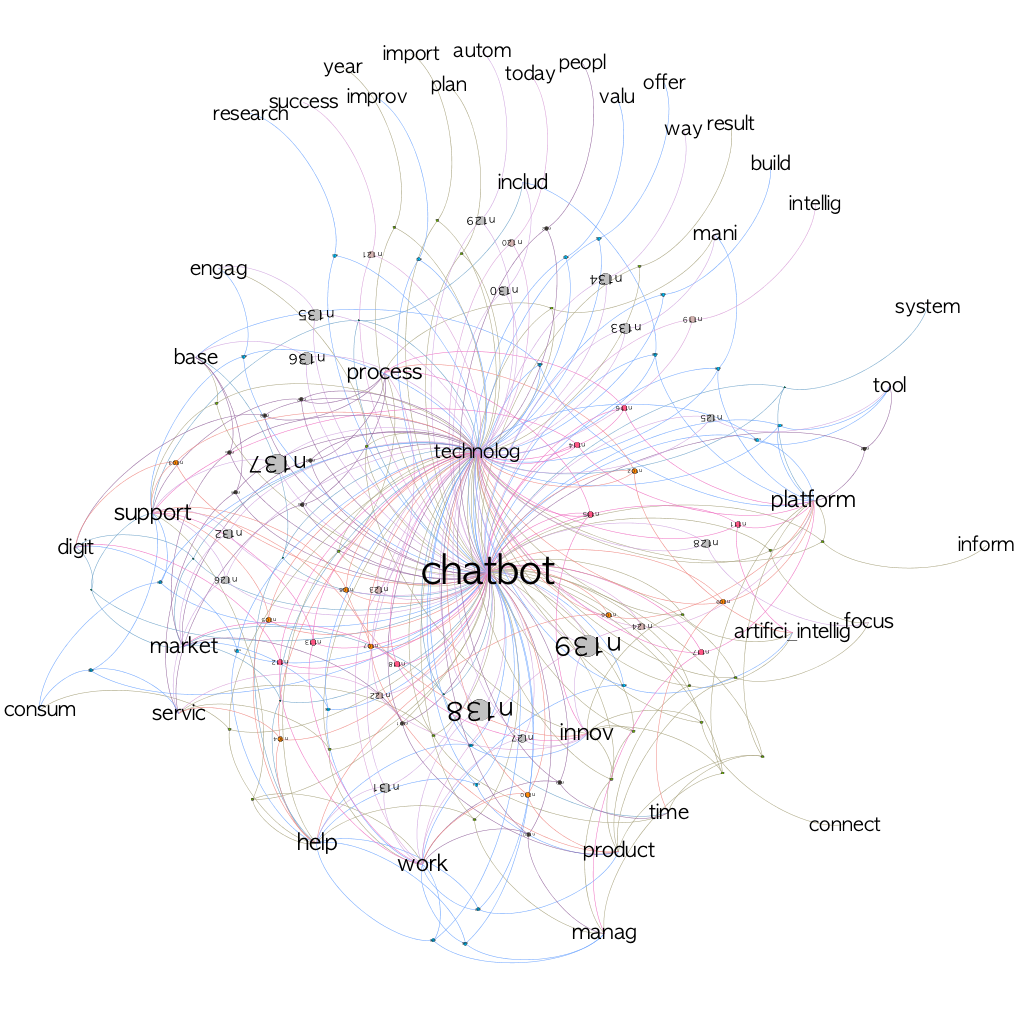

This chart was generated by the following R code:
library(arules)
library(arulesViz)
library(visNetwork)
library(igraph)
tr <- read.transactions("../misun/Desktop/lda_insurtech/data.txt",
                        format = "basket",
                        sep = ",", 
                        cols = NULL)

#rules <- apriori(tr, parameter = list(supp = 0.5, conf = 0.9, target = "rules"))



#ig <- plot( subrules2, method="graph", control=list(type="items") )

rules <- apriori(tr, parameter=list(support=0.001, confidence=0.5))
subrules2 <- head(sort(rules, by="conviction"), 120)
#subrules2 <- head(sort(rules, by="lift"), 10)

plot(subrules2, method = "paracoord")

ig <- plot( subrules2, method="graph", control=list(type="items") )

# saveAsGraph seems to render bad DOT for this case
tf <- tempfile( )
saveAsGraph( subrules2, file = tf, format = "dot" )
# clean up temp file if desired
#unlink(tf)

# let's bypass saveAsGraph and just use our igraph
ig_df <- get.data.frame( ig, what = "both" )
nn1<-visNetwork(
  nodes = data.frame(
    id = ig_df$vertices$name
    ,value = ig_df$vertices$lift # could change to lift or confidence
    ,title = ifelse(ig_df$vertices$label == "",ig_df$vertices$name,
                    ig_df$vertices$label)
    ,ig_df$vertices
  )
  , edges = ig_df$edges
) %>%
  #visEdges( style = "arrow" ) %>%
  visOptions( highlightNearest = T )%>%
  visNodes(color = list(background = "lightblue", 
                        border = "blue",
                        highlight = "orange"),
           shadow = list(enabled = TRUE, size = 10)) 

visSave(nn1, file = "network2.html", selfcontained = TRUE, background = "white")
